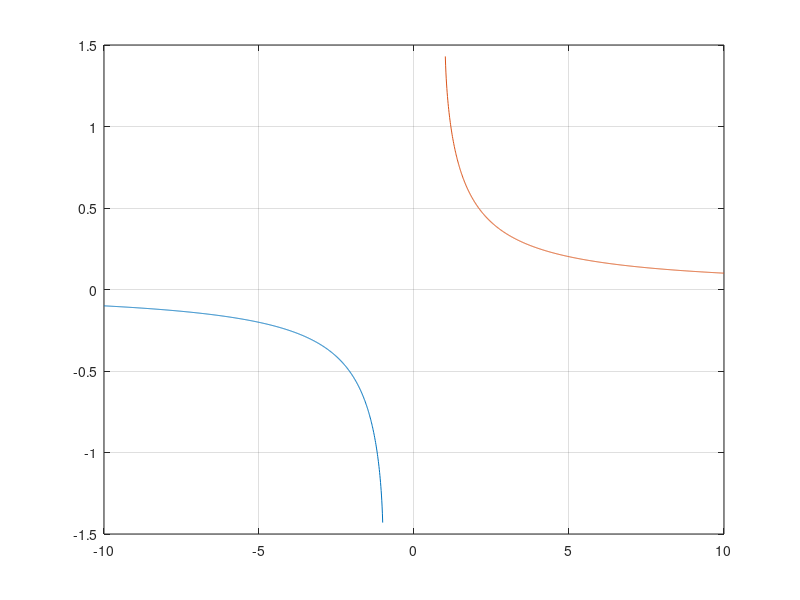

MATLAB code for this plot:
% Regression test function (black blox) for FreeMat v4.0
% This function is autogenerated by helpgen.
function bbtest_success = bbtest_acsc
  bbtest_success = 1;
NumErrors = 0;
try
  x1 = -10:.01:-1.01;

catch
  NumErrors = NumErrors + 1;
end
try
  x2 = 1.01:.01:10;

catch
  NumErrors = NumErrors + 1;
end
try
  plot(x1,acsc(x1),x2,acsc(x2)); grid('on');

catch
  NumErrors = NumErrors + 1;
end
try
  mprint('acscplot');

catch
  NumErrors = NumErrors + 1;
end
if (NumErrors ~= 0) bbtest_success = 0; return; end
